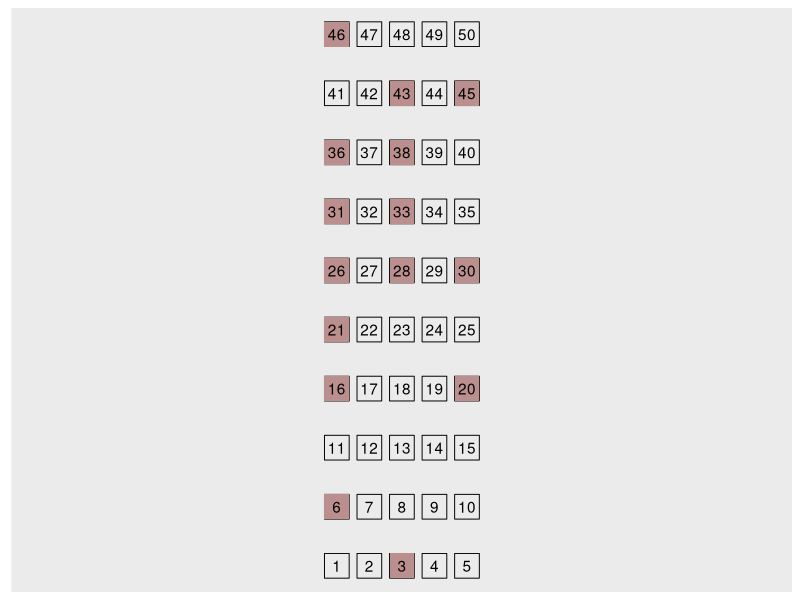

R code for this plot:
library(ggplot2) # görselleştirme için
library(dplyr) # tibble oluşturmak için

# Bu fonksiyon ilk önce iki kullanıcı arasında bir boşluk kalacak şekilde tesadüfi olarak koltuk numarası belirler. Bu tip koltukların tamamı dolduktan sonra kalan koltuklar arasından yine tesadüfi olarak koltuk numarası belirler.

seapart = function(seat_cap = 50, users = seat_cap * 0.5, seed = 321) {
  set.seed(seed)
  seat_cap = seat_cap
  users = users

  # başlamak için tümüyle boş salon
  seat_status = rep(TRUE, times = seat_cap)
  seats = c(1:seat_cap)

  # Mod 5'e göre 1, 3, ve 0 olan koltuk numaraları
  seats_mod5 = seats[(seats %% 5) %in% c(0, 1, 3)]
  max_empty = length(seats_mod5)

  # Koltuk seçme fonksiyonları
  pick_seat = function(type = "mod5", mod5_seat_status) {

    if (type == "mod5") {
      
      empty_seats_mod5 = seats_mod5[mod5_seat_status]

      if (length(empty_seats_mod5) > 1) {
        seat_pick = sample(empty_seats_mod5, 1)
      } else {
        seat_pick = empty_seats_mod5[1]
      }

      return(seat_pick)
    } else {

      empty_seats = seats[seat_status]

      if (length(empty_seats) > 1) {
        return(sample(empty_seats, 1))
      } else {
        return(empty_seats[1])
      }
    }
  }

  seat_picker = function() {
    if (sum(seat_status) > 0) {

      mod5_seat_status = seat_status[seats_mod5]

      if (sum(mod5_seat_status) > 0) {
        seat_pick = pick_seat("mod5", mod5_seat_status)
      } else {
        seat_pick = pick_seat("any")
      }

      return(seat_pick)

    } else {
      return(-1)
    }
  }

  cat_stars = function() {
    cat("****************************************\n")
  }

  cat_stars()
  cat("Toplam başlangıç boş koltuk sayısı: ", seat_cap, "\n")
  cat("Bir boşluklu maximum koltuk sayısı: ", max_empty, "\n")
  cat_stars()

  # Koltuk seçme
  seat_order = rep(NA, seat_cap)

  for (i in 1:(users)) {
    seat_pick = seat_picker()

    if (seat_pick > 0) {
      seat_status[seat_pick] = FALSE
      cat(i, ": ", "Koltuk numaranız: ", seat_pick, "\n", sep = "")

      if (i <= seat_cap) {seat_order[i] = seat_pick}

      if (i == max_empty) {
        cat_stars()
        cat("Mod 5'e göre 0, 1, ve 3 olan koltukların tamamı dolu!", "\n")
        cat("Diğer numaralara geçiliyor...", "\n")
        cat_stars()
      }
    } else {
      cat_stars()
      cat(i, ": ", "Üzgünüz, şu anda hiç boş koltuğumuz yok.", "\n", sep = "")
    }
  }

  cat(paste("Kalan boş koltuk sayısı: ", sum(seat_status)))

  # Oturma verisi oluşturma
  seat_y_grid = rep(0, seat_cap)
  seat_y = rep(NA, length(seat_order))

  seat_x_grid = c(1:seat_cap) %% 5
  seat_x_grid[which(seat_x_grid == 0)] = 5

  seat_x = seat_order %% 5
  seat_x[which(seat_x == 0)] = 5

  for (i in 1:length(seat_order)) {
    if (!is.na(seat_order[i])) {
      for (j in 1:(seat_cap/5)) {
        in_interval = seat_order[i] > (j - 1) * 5 & seat_order[i] <= j * 5
        if (in_interval) {
          seat_y[i] = j
        }
      }
    }
  }

  # grid
  for (i in 1:length(seats)) {
    for (j in 1:(seat_cap/5)) {
      in_interval = seats[i] > (j - 1) * 5 & seats[i] <= j * 5
      if (in_interval) {
        seat_y_grid[i] = j
      }
    }
  }

  seating_data = tibble(
    seats,
    seat_x_grid,
    seat_y_grid,
    seat_order,
    seat_x,
    seat_y
  )

  return(seating_data)
}

seating_data = seapart(seat_cap = 50, users = 15)

seating_data |>
  ggplot(aes(seat_x_grid, seat_y_grid, label = seats)) +
  geom_point(shape = 0, size = 8) +
  geom_point(
    aes(seat_x, seat_y), shape = 15, color = "rosybrown", size = 8
  ) +
  geom_text() +
  scale_x_discrete(expand = c(2, 2)) +
  labs(x = NULL, y = NULL) +
  theme(
    axis.ticks = element_blank(), 
    axis.text = element_blank(), 
    panel.grid.major = element_blank(), 
    panel.grid.minor = element_blank(),
    legend.position = "none"
  )
